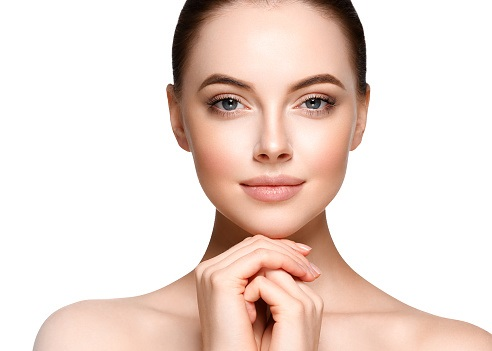
#> input picture prova_final/faceBeautifulWoman.png, 492 x 351 px, found by its file name
$ python facedetect2.py
#> lines starting #> are read from the running program, lines starting #| are printed output that depends on the picture; after the words box and inside, x2 and y2 are one past the last pixel; in counts of white or black regions, pixels touching at a corner belong together
import cv2
import numpy

total_path = "C:\\Users\\Lucas\\Projects\\processamento_imagens\\prova_final\\"

images = ['faceBeautifulWoman.png', 'faces.png', 'me.jpg']
imgSave = ['faceBeautifulWoman-res.png', 'faces-res.png', 'me-res.jpg']

# Lendo o classificador treinado:
classTrain = cv2.CascadeClassifier('haarcascade_frontalface_default.xml')

for i in range(len(images)):
    # Lendo a imagem (Imagem estatica)
    imgOrig = cv2.imread(total_path + images[i])
#> imgOrig is the input picture: shape (351, 492, 3); mean B, G, R 211.2, 219.3, 237.2

    # Convertendo para cinza
    imgGray = cv2.cvtColor(imgOrig, cv2.COLOR_BGR2GRAY)
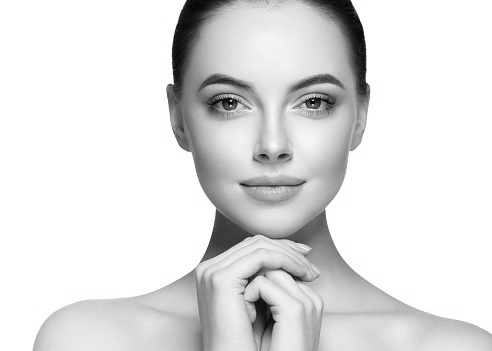
#> imgGray: shape (351, 492); min 0, max 255, mean 223.7

    # Detectando com o classificador
    faceDet = classTrain.detectMultiScale(imgGray, scaleFactor=1.1, minNeighbors=8, minSize=(30,30))
#> faceDet = [[167, 23, 209, 209]]

    # Quantidade de Faces Detectadas
    print("Faces detectadas: %d em '%s'" % (len(faceDet), images[i]))
#| Faces detectadas: 1 em 'faceBeautifulWoman.png'

    # Realçando a face detectadas
    for (x, y, w, h) in faceDet:
        cv2.rectangle(imgOrig, (x, y), (x + w, y + h), (0, 0, 255), 2)
#> this loop made 1 pass
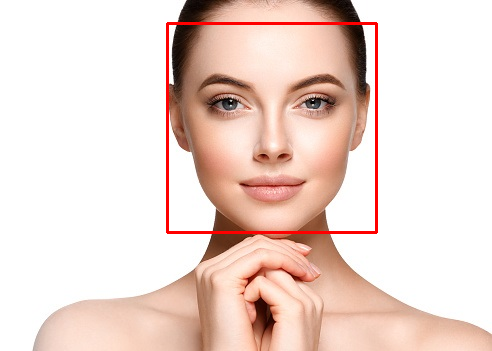
#> imgOrig: shape (351, 492, 3); 1.45% of pixels changed, all inside (x1, y1, x2, y2) = (166, 22, 378, 234)

    # Mostrando a imagem original com o realce da face
    cv2.imshow("Realce da(s) face(s) encontrada(s)", imgOrig)
    cv2.imwrite(imgSave[i], imgOrig)
    cv2.waitKey()
#> pass 2 of the loop `for i in range(len(images)):`:
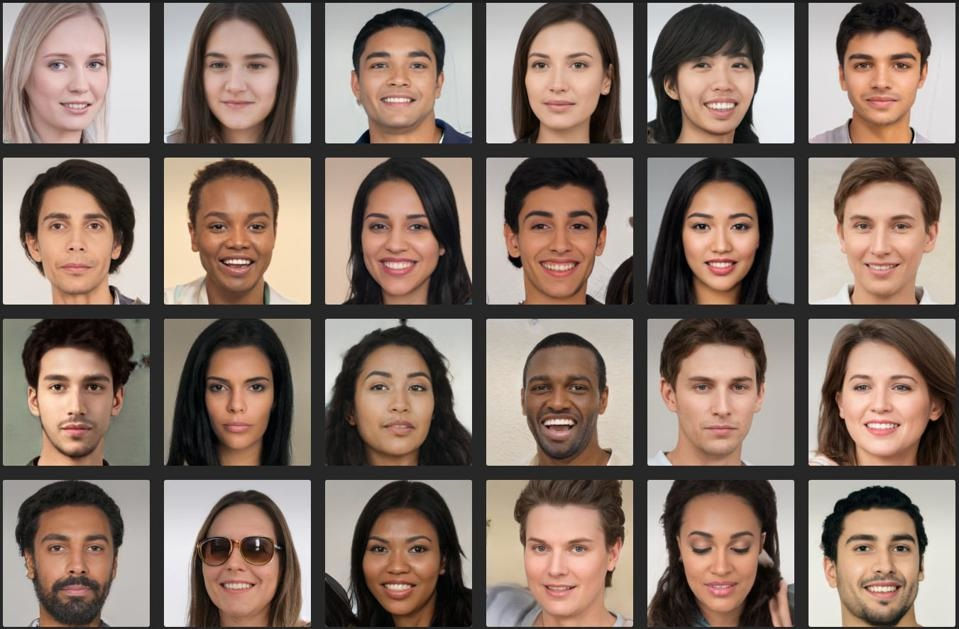
#> input picture prova_final/faces.png, 959 x 629 px, found by its file name
#> imgOrig is the input picture: shape (629, 959, 3); mean B, G, R 106.2, 116.7, 135.2
#> `imgGray = cv2.cvtColor(imgOrig, cv2.COLOR_BGR2GRAY)`:
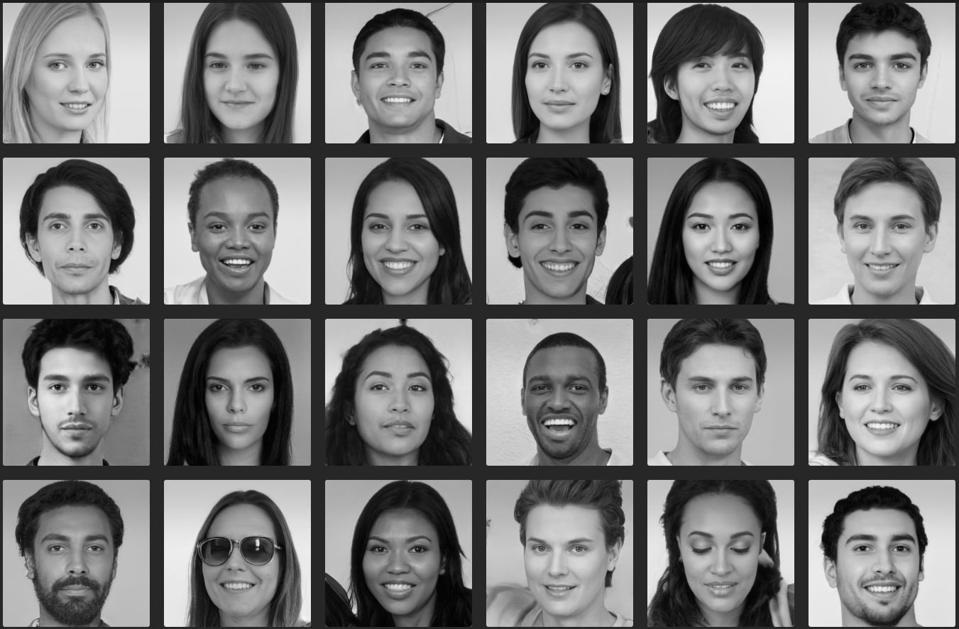
#> imgGray: shape (629, 959); min 0, max 255, mean 121.1
#> faceDet = 24 rows, first 6: [194, 354, 86, 86], [29, 189, 94, 94], [832, 25, 100, 100], [351, 28, 96, 96], [674, 30, 95, 95], [187, 185, 99, 99]
#| Faces detectadas: 24 em 'faces.png'
#> the loop `for (x, y, w, h) in faceDet:` made 24 passes
#> after the loop `for (x, y, w, h) in faceDet:`:
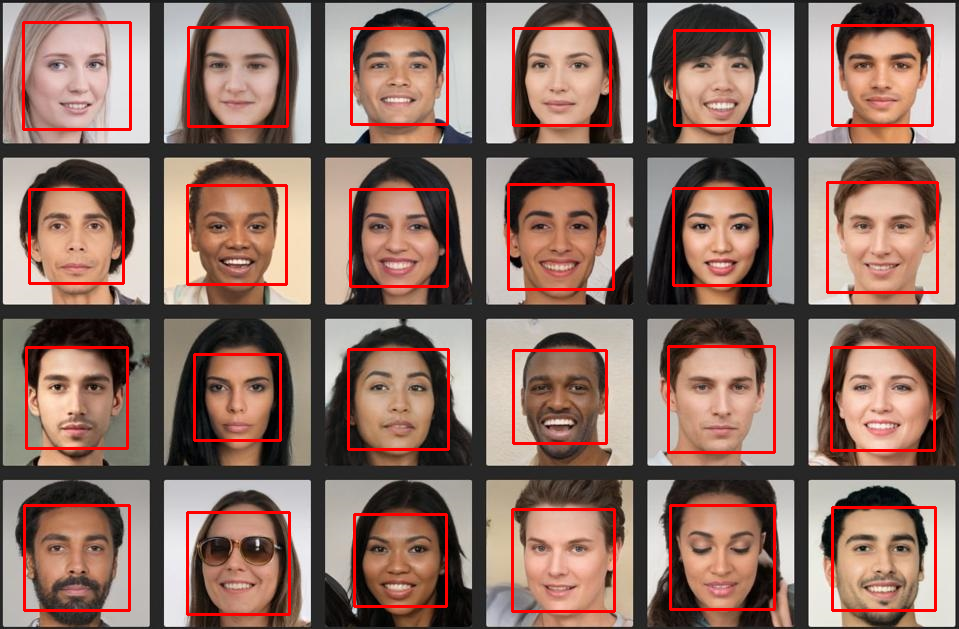
#> imgOrig: shape (629, 959, 3); 4.74% of pixels changed, all inside (x1, y1, x2, y2) = (22, 21, 939, 616)
#> pass 3 of the loop `for i in range(len(images)):`:
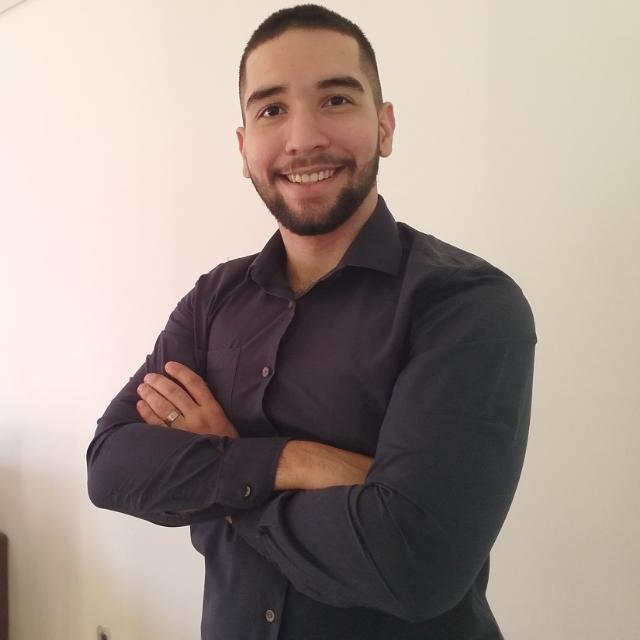
#> input picture prova_final/me.jpg, 640 x 640 px, found by its file name
#> imgOrig is the input picture: shape (640, 640, 3); mean B, G, R 140.2, 147.8, 161.6
#> `imgGray = cv2.cvtColor(imgOrig, cv2.COLOR_BGR2GRAY)`:
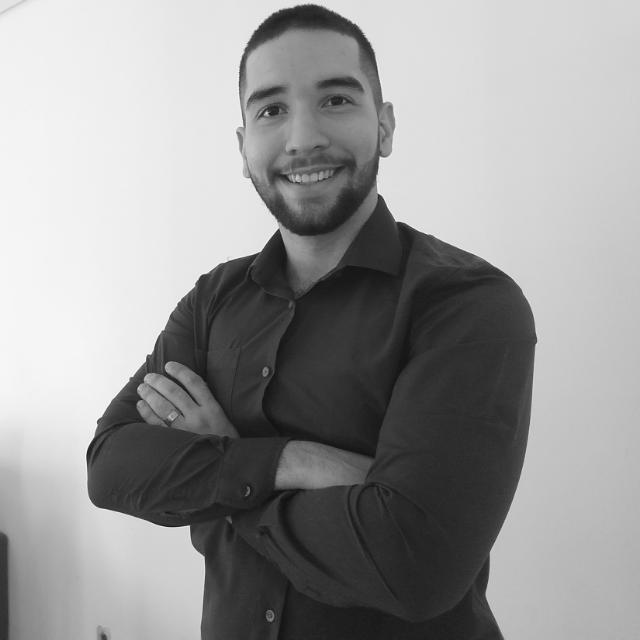
#> imgGray: shape (640, 640); min 14, max 252, mean 151.1
#> faceDet = [[213, 34, 182, 182]]
#| Faces detectadas: 1 em 'me.jpg'
#> the loop `for (x, y, w, h) in faceDet:` made 1 pass
#> after the loop `for (x, y, w, h) in faceDet:`:
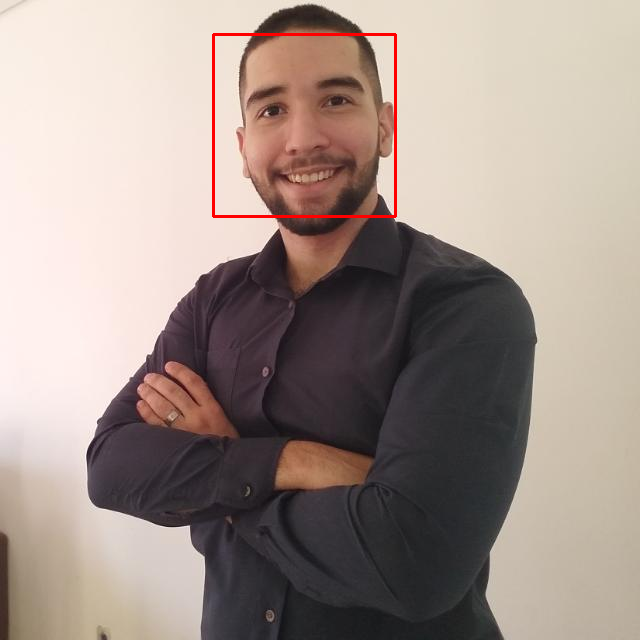
#> imgOrig: shape (640, 640, 3); 0.53% of pixels changed, all inside (x1, y1, x2, y2) = (212, 33, 397, 218)
